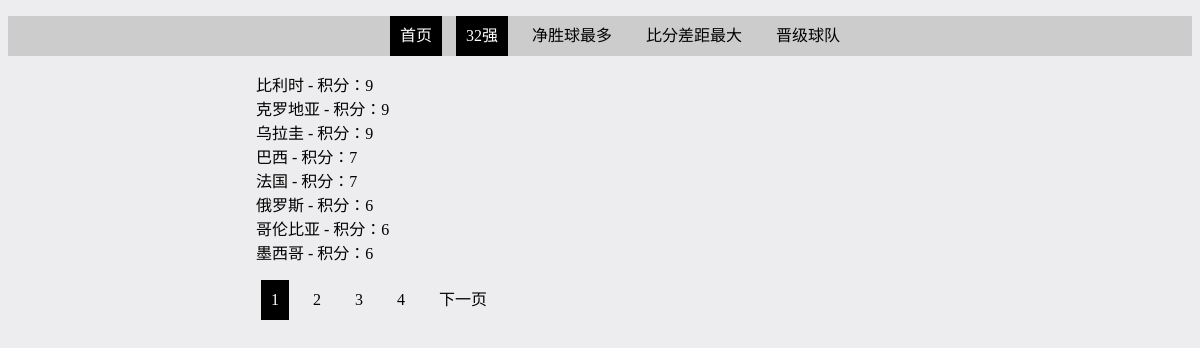
Page /32/1/ on the committed database.
### app/models.py (models this page shows)
class Team(db.Model):
    __tablename__ = 'team'
    id = db.Column(db.Integer, primary_key=True)
    name = db.Column(db.String(32), unique=True)
    session = db.Column(db.Integer)
    victory = db.Column(db.Integer)
    flat = db.Column(db.Integer)
    lost = db.Column(db.Integer)
    goal = db.Column(db.Integer)
    fumble = db.Column(db.Integer)
    gd = db.Column(db.Integer, index=True)  # goal difference
    integral = db.Column(db.Integer, index=True)
    group_id = db.Column(db.Integer, db.ForeignKey("group.id"))
    duel_ed = db.relationship("Duel", foreign_keys=[Duel.t2_id], backref=db.backref("team_ed", lazy="joined"),
                              lazy="dynamic",
                              cascade="all,delete-orphan")
    duel_er = db.relationship("Duel", foreign_keys=[Duel.t1_id], backref=db.backref("team_er", lazy="joined"),
                              lazy="dynamic",
                              cascade="all,delete-orphan")
    team_pinyin = db.relationship("TeamPinYin", backref=db.backref("team", lazy="joined"),
                                  cascade="all,delete-orphan")

### app/main/views.py (the view)
@main.route("/32/<int:page>/")
def power_32(page):
    if page is None:
        page = 1
    teams = Team.query.order_by(Team.integral.desc()).join(TeamPinYin).order_by(TeamPinYin.name.asc()).paginate(
        page=page, per_page=8)
    return render_template("32.html", teams=teams)

### app/templates/32.html (shortened to what this page needs)
{% extends 'index.html' %}
{% block content %}
<ul>
    {% for v in teams.items %}
    <li>{{v.name}} - 积分：{{v.integral}}</li>
    {% endfor %}
</ul>
<ul class="inline">
    {% if teams %}
        {% for v in teams.iter_pages() %}
            {% if v == teams.page %}
                <li><a href="{{url_for('main.power_32', page=v)}}" class="active">{{ v }}</a></li>
            {% else %}
                <li><a href="{{ url_for('main.power_32', page=v) }}">{{ v }}</a></li>
            {% endif %}
        {% endfor %}
    {% if teams.has_next %}
            <li>
                <a href="{{ url_for('main.power_32', page=teams.page + 1) }}">下一页</a>
            </li>
        {% endif %}
    {% endif %}
</ul>
{% endblock %}

### app/templates/index.html (style rules this page uses)
body { background-color: #ededef; }
li { list-style: none; }
.inline li { display: inline-block; }
a { text-decoration: none; color: #000; }
li a { display: block; height: 40px; padding: 0 10px; margin: 0 5px; line-height: 40px; }
.active { background-color: #000; color: #fff!important; }

### rows in the picture
Team: name "比利时", integral "9"
Team: name "克罗地亚", integral "9"
Team: name "乌拉圭", integral "9"
Team: name "巴西", integral "7"
Team: name "法国", integral "7"
Team: name "俄罗斯", integral "6"
Team: name "哥伦比亚", integral "6"
Team: name "墨西哥", integral "6"

### other values in the picture
{{ v }} "1"
{{ v }} "2" "3" "4"
